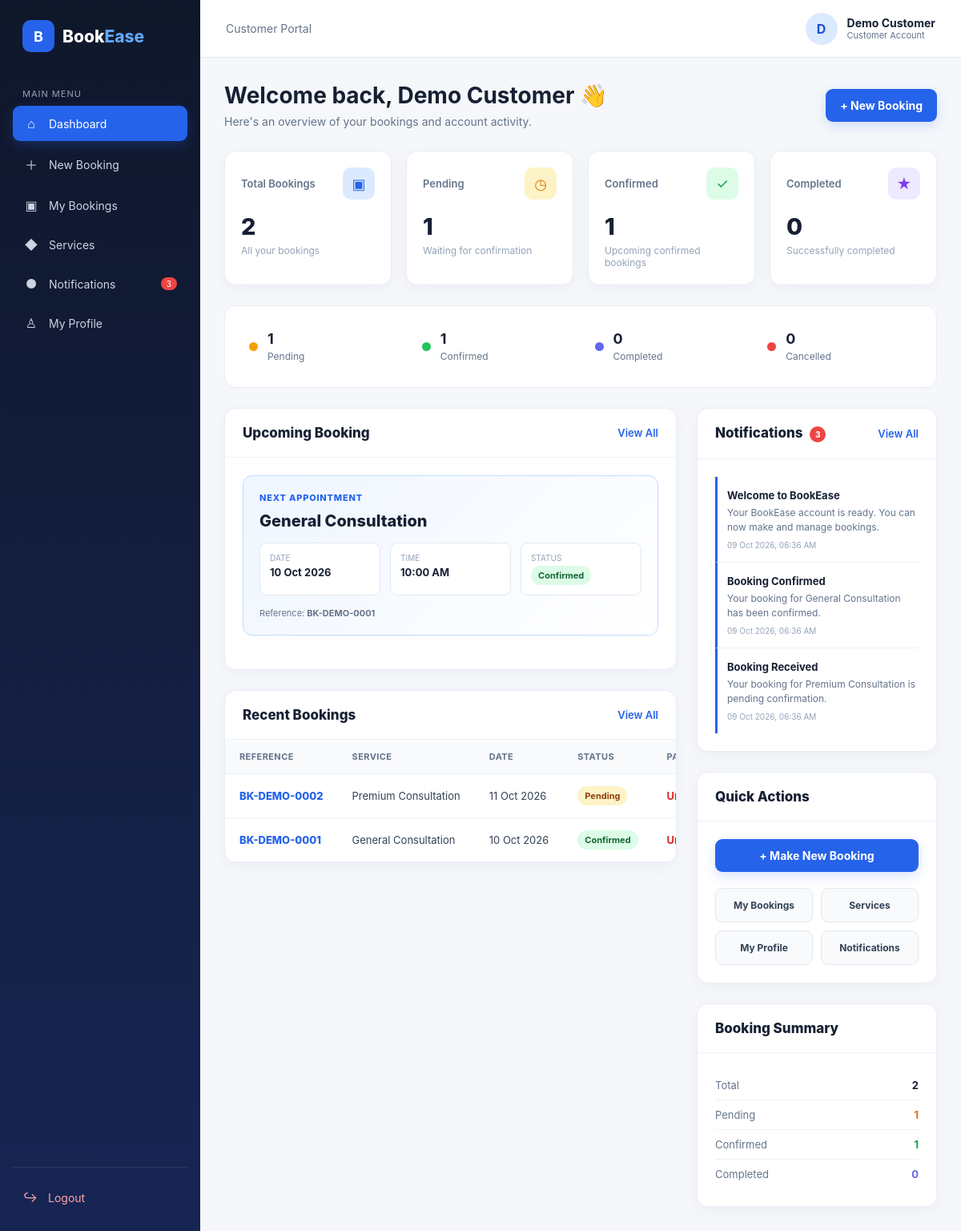
The page /customer/dashboard.php (signed in) on the database its author committed.
### tables this page shows
CREATE TABLE bookings (

    id INT UNSIGNED AUTO_INCREMENT PRIMARY KEY,

    user_id INT UNSIGNED NOT NULL,

    service_id INT UNSIGNED NOT NULL,

    staff_id INT UNSIGNED DEFAULT NULL,

    booking_reference VARCHAR(50)
        DEFAULT NULL UNIQUE,

    booking_date DATE NOT NULL,

    booking_time TIME NOT NULL,

    customer_name VARCHAR(150)
        DEFAULT NULL,

    customer_email VARCHAR(190)
        DEFAULT NULL,

    customer_phone VARCHAR(30)
        DEFAULT NULL,

    notes TEXT DEFAULT NULL,

    amount DECIMAL(12,2)
        NOT NULL DEFAULT 0.00,

    total_amount DECIMAL(12,2)
        NOT NULL DEFAULT 0.00,

    status ENUM(
        'pending',
        'confirmed',
        'completed',
        'cancelled',
        'rejected',
        'no_show'
    ) NOT NULL DEFAULT 'pending',

    payment_status ENUM(
        'unpaid',
        'pending',
        'paid',
        'failed',
        'refunded'
    ) NOT NULL DEFAULT 'unpaid',

    cancellation_reason TEXT DEFAULT NULL,

    cancelled_at DATETIME DEFAULT NULL,

    confirmed_at DATETIME DEFAULT NULL,

    completed_at DATETIME DEFAULT NULL,

    created_at TIMESTAMP NOT NULL
        DEFAULT CURRENT_TIMESTAMP,

    updated_at TIMESTAMP NOT NULL
        DEFAULT CURRENT_TIMESTAMP
        ON UPDATE CURRENT_TIMESTAMP,

    CONSTRAINT fk_booking_user
        FOREIGN KEY (user_id)
        REFERENCES users(id)
        ON DELETE RESTRICT
        ON UPDATE CASCADE,

    CONSTRAINT fk_booking_service
        FOREIGN KEY (service_id)
        REFERENCES services(id)
        ON DELETE RESTRICT
        ON UPDATE CASCADE,

    CONSTRAINT fk_booking_staff
        FOREIGN KEY (staff_id)
        REFERENCES staff(id)
        ON DELETE SET NULL
        ON UPDATE CASCADE,

    INDEX idx_bookings_user (
        user_id
    ),

    INDEX idx_bookings_service (
        service_id
    ),

    INDEX idx_bookings_staff (
        staff_id
    ),

    INDEX idx_bookings_date (
        booking_date
    ),

    INDEX idx_bookings_time (
        booking_time
    ),

    INDEX idx_bookings_status (
        status
    ),

    INDEX idx_bookings_payment_status (
        payment_status
    ),

    INDEX idx_bookings_datetime (
        booking_date,
        booking_time
    ),

    UNIQUE KEY uq_staff_booking_slot (
        staff_id,
        booking_date,
        booking_time
    )

);

CREATE TABLE services (

    id INT UNSIGNED AUTO_INCREMENT PRIMARY KEY,

    name VARCHAR(150) NOT NULL,

    description TEXT DEFAULT NULL,

    price DECIMAL(12,2) NOT NULL DEFAULT 0.00,

    duration VARCHAR(100) NOT NULL DEFAULT '1 hour',

    status ENUM(
        'active',
        'inactive'
    ) NOT NULL DEFAULT 'active',

    created_at TIMESTAMP NOT NULL
        DEFAULT CURRENT_TIMESTAMP,

    updated_at TIMESTAMP NOT NULL
        DEFAULT CURRENT_TIMESTAMP
        ON UPDATE CURRENT_TIMESTAMP,

    INDEX idx_services_status (status),

    INDEX idx_services_name (name)

);

CREATE TABLE notifications (

    id INT UNSIGNED AUTO_INCREMENT PRIMARY KEY,

    user_id INT UNSIGNED NOT NULL,

    booking_id INT UNSIGNED DEFAULT NULL,

    title VARCHAR(200) NOT NULL,

    message TEXT NOT NULL,

    type ENUM(
        'booking',
        'payment',
        'system',
        'reminder'
    ) NOT NULL DEFAULT 'system',

    is_read TINYINT(1) NOT NULL DEFAULT 0,

    read_at DATETIME DEFAULT NULL,

    created_at TIMESTAMP NOT NULL
        DEFAULT CURRENT_TIMESTAMP,

    CONSTRAINT fk_notification_user
        FOREIGN KEY (user_id)
        REFERENCES users(id)
        ON DELETE CASCADE
        ON UPDATE CASCADE,

    CONSTRAINT fk_notification_booking
        FOREIGN KEY (booking_id)
        REFERENCES bookings(id)
        ON DELETE SET NULL
        ON UPDATE CASCADE,

    INDEX idx_notifications_user (
        user_id
    ),

    INDEX idx_notifications_booking (
        booking_id
    ),

    INDEX idx_notifications_read (
        is_read
    ),

    INDEX idx_notifications_created (
        created_at
    )

);

### customer/dashboard.php (the view, shortened to what the rows shown need)
<?php
try {
    $db = new Database();
    $conn = $db->getConnection();
} catch (Exception $e) {
    die(
        "Database connection error: " .
        htmlspecialchars($e->getMessage())
    );
}
$userId = (int) $_SESSION['user_id'];
$userName = $_SESSION['name'] ?? 'Customer';
$bookings = [];
try {
    $stmt = $conn->prepare("
        SELECT
            b.id,
            b.booking_reference,
            b.booking_date,
            b.booking_time,
            b.amount,
            b.status,
            b.payment_status,
            b.created_at,
            s.name AS service_name
        FROM bookings b
        LEFT JOIN services s
            ON b.service_id = s.id
        WHERE b.user_id = ?
        ORDER BY b.created_at DESC
        LIMIT 8
    ");
    $stmt->execute([$userId]);
    $bookings =
        $stmt->fetchAll(PDO::FETCH_ASSOC);
} catch (Exception $e) {
    $bookings = [];
}
$upcomingBooking = null;
try {
    $stmt = $conn->prepare("
        SELECT
            b.id,
            b.booking_reference,
            b.booking_date,
            b.booking_time,
            b.amount,
            b.status,
            b.payment_status,
            s.name AS service_name
        FROM bookings b
        LEFT JOIN services s
            ON b.service_id = s.id
        WHERE b.user_id = ?
        AND b.status IN ('pending', 'confirmed')
        AND (
            b.booking_date > CURDATE()
            OR (
                b.booking_date = CURDATE()
                AND b.booking_time >= CURTIME()
            )
        )
        ORDER BY
            b.booking_date ASC,
            b.booking_time ASC
        LIMIT 1
    ");
    $stmt->execute([$userId]);
    $upcomingBooking =
        $stmt->fetch(PDO::FETCH_ASSOC);
} catch (Exception $e) {
    $upcomingBooking = null;
}
$notifications = [];
try {
    $stmt = $conn->prepare("
        SELECT
            id,
            title,
            message,
            type,
            is_read,
            created_at
        FROM notifications
        WHERE user_id = ?
        ORDER BY created_at DESC
        LIMIT 5
    ");
    $stmt->execute([$userId]);
    $notifications =
        $stmt->fetchAll(PDO::FETCH_ASSOC);
} catch (Exception $e) {
    $notifications = [];
}
function e($value)
{
    return htmlspecialchars(
        (string) $value,
        ENT_QUOTES,
        'UTF-8'
    );
}
function formatDateValue($date)
{
    $timestamp = strtotime($date);
    return date('d M Y', $timestamp);
}
function formatTimeValue($time)
{
    $timestamp = strtotime($time);
    return date('h:i A', $timestamp);
}
?>
<!DOCTYPE html>
<html lang="en">
<head>
</head>
<body>
<div class="layout">
<main class="main">
<section class="content">
<div class="welcome-section">
    <div>
        <h1>
            Welcome back, <?= e($userName) ?> 👋
        </h1>
    </div>
</div>
<div class="dashboard-grid">
<div>
<div class="panel">
    <div class="panel-body">
        <?php if ($upcomingBooking): ?>
            <div class="upcoming">
                <div class="upcoming-label">
                    Next Appointment
                </div>
                <div class="upcoming-service">
                    <?= e(
                        $upcomingBooking['service_name']
                        ?? 'Service'
                    ) ?>
                </div>
                <div class="upcoming-info">
                    <div class="info-box">
                        <div class="info-label">
                            Date
                        </div>
                        <div class="info-value">
                            <?= formatDateValue(
                                $upcomingBooking['booking_date']
                            ) ?>
                        </div>
                    </div>
                    <div class="info-box">
                        <div class="info-label">
                            Time
                        </div>
                        <div class="info-value">
                            <?= formatTimeValue(
                                $upcomingBooking['booking_time']
                            ) ?>
                        </div>
                    </div>
                    <div class="info-box">
                        <div class="info-label">
                            Status
                        </div>
                        <div class="info-value">
                            <span
                                class="badge <?= e(
                                    strtolower(
                                        $upcomingBooking['status']
                                    )
                                ) ?>"
                            >
                                <?= e(
                                    ucfirst(
                                        $upcomingBooking['status']
                                    )
                                ) ?>
                            </span>
                        </div>
                    </div>
                </div>
                <div
                    style="
                        margin-top:15px;
                        font-size:11px;
                        color:#64748b;
                    "
                >
                    Reference:
                    <strong>
                        <?= e(
                            $upcomingBooking['booking_reference']
                            ?? ('BK-' . $upcomingBooking['id'])
                        ) ?>
                    </strong>
                </div>
            </div>
        <?php endif; ?>
    </div>
</div>
<div
    class="panel"
    style="margin-top:25px;"
>
    <?php if (!empty($bookings)): ?>
        <div class="table-wrapper">
            <table>
                <thead>
                    <tr>
                        <th>
                            Reference
                        </th>
                        <th>
                            Service
                        </th>
                        <th>
                            Date
                        </th>
                        <th>
                            Status
                        </th>
                        <th>
                            Payment
                        </th>
                    </tr>
                </thead>
                <tbody>
                <?php foreach ($bookings as $booking): ?>
                    <?php
                    $status = strtolower(
                        trim(
                            $booking['status']
                            ?? 'pending'
                        )
                    );
                    $paymentStatus = strtolower(
                        trim(
                            $booking['payment_status']
                            ?? 'unpaid'
                        )
                    );
                    ?>
                    <tr>
                        <td>
                            <span class="reference">
                                <?= e(
                                    $booking[
                                        'booking_reference'
                                    ]
                                    ??
                                    ('BK-' . $booking['id'])
                                ) ?>
                            </span>
                        </td>
                        <td>
                            <?= e(
                                $booking[
                                    'service_name'
                                ]
                                ??
                                'Service'
                            ) ?>
                        </td>
                        <td>
                            <?= formatDateValue(
                                $booking['booking_date']
                            ) ?>
                        </td>
                        <td>
                            <span
                                class="badge <?= e($status) ?>"
                            >
                                <?= e(
                                    ucfirst($status)
                                ) ?>
                            </span>
                        </td>
                        <td>
                            <?php if (
                                $paymentStatus === 'paid'
                            ): ?>
                                <span class="payment-paid">
                                    Paid
                                </span>
                            <?php else: ?>
                                <span class="payment-unpaid">
                                    Unpaid
                                </span>
                            <?php endif; ?>
                        </td>
                    </tr>
                <?php endforeach; ?>
                </tbody>
            </table>
        </div>
    <?php endif; ?>
</div>
</div>
<div>
<div class="panel">
    <div class="panel-body">
        <?php if (!empty($notifications)): ?>
            <?php foreach ($notifications as $notification): ?>
                <div
                    class="notification
                    <?= (
                        (int)(
                            $notification['is_read']
                            ?? 0
                        ) === 1
                    )
                        ? ''
                        : 'unread'
                    ?>"
                >
                    <div class="notification-title">
                        <?= e(
                            $notification['title']
                            ?? ''
                        ) ?>
                    </div>
                    <div class="notification-message">
                        <?= e(
                            $notification['message']
                            ?? ''
                        ) ?>
                    </div>
                    <div class="notification-date">
                        <?= !empty(
                            $notification['created_at']
                        )
                            ? date(
                                'd M Y, h:i A',
                                strtotime(
                                    $notification[
                                        'created_at'
                                    ]
                                )
                            )
                            : ''
                        ?>
                    </div>
                </div>
            <?php endforeach; ?>
        <?php endif; ?>
    </div>
</div>
</div>
</div>
</section>
</main>
</div>
</body>
</html>

### rows shown on the page
bookings: service.name "General Consultation", booking_date "10 Oct 2026", booking_time "10:00 AM", status "Confirmed", booking_reference "BK-DEMO-0001", payment_status "Unpaid"
bookings: booking_reference "BK-DEMO-0002", service.name "Premium Consultation", booking_date "11 Oct 2026", status "Pending", payment_status "Unpaid"
notifications: title "Welcome to BookEase", message "Your BookEase account is ready. You can now make and manage bookings.", created_at "09 Oct 2026, 06:36 AM"
notifications: title "Booking Confirmed", message "Your booking for General Consultation has been confirmed.", created_at "09 Oct 2026, 06:36 AM"
notifications: title "Booking Received", message "Your booking for Premium Consultation is pending confirmation.", created_at "09 Oct 2026, 06:36 AM"

### other values the page prints
$unreadNotifications "3"
$userName "Demo Customer"
$totalBookings "2"
$pendingBookings "1"
$confirmedBookings "1"
$completedBookings "0"
$cancelledBookings "0"
